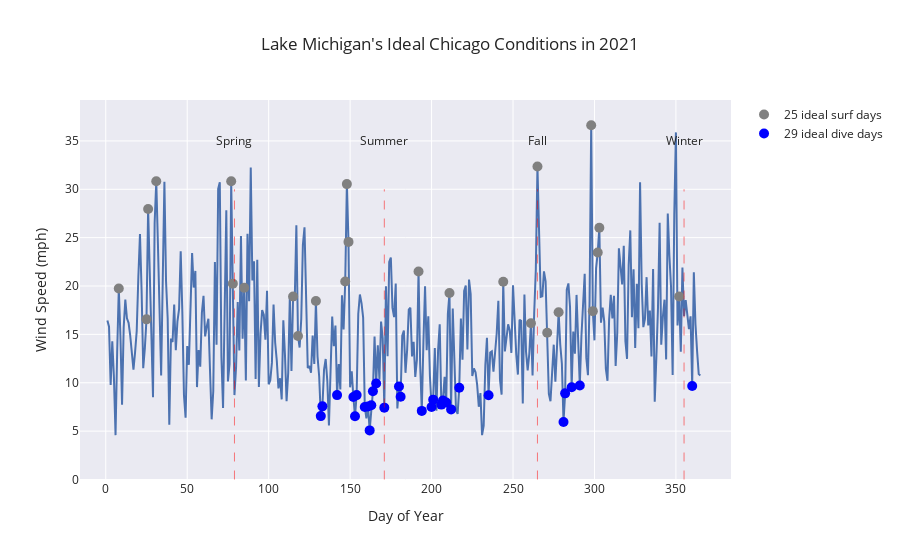

Notebook code for this chart:
### Markdown cell above
## Daily Alert

### Code cell
wind = wind.sort_values(by='DOY',ascending=True)

# surf
mask1 = (wind['WS'] > 14)
mask2 = ((wind['WD'] > 5) & (wind['WD'] < 75))
ideal_surf_count = len(wind[mask1 & mask2]['DOY'])

# dive
mask3 = (wind['WS'] <= 10)
mask4 = ((wind['WD'] > 135) | (wind['WD'] < 45))
mask5 = (wind['DOY']>120)
ideal_dive_count = len(wind[mask3 & mask4 & mask5]['DOY'])

fig = px.line(wind, x='DOY',y='WS', template="seaborn", title=f"Lake Michigan's Ideal Chicago Conditions in {year}")
                   
# add ideal day indicators
fig.add_scatter(x=wind[mask1 & mask2]['DOY'], y=wind[mask1 & mask2]['WS'], mode='markers', marker=dict(color='gray', size=10), name=f"{ideal_surf_count} ideal surf days")
fig.add_scatter(x=wind[mask3 & mask4 & mask5]['DOY'], y=wind[mask3 & mask4 & mask5]['WS'], mode='markers', marker=dict(color='blue', size=10), name=f"{ideal_dive_count} ideal dive days")

# make seasonal divisions
season_cutoffs = {
    'Winter': [355, 78],  # Example: Winter from DOY 1 to 80
    'Spring': [79, 170],  # Example: Spring from DOY 81 to 170
    'Summer': [171, 264],  # Example: Summer from DOY 171 to 260
    'Fall': [265, 354]  # Example: Fall from DOY 261 to 365
}

for season, cutoffs in season_cutoffs.items():
    fig.add_annotation(x=cutoffs[0], y=35, text=season, showarrow=False)
    fig.add_shape(type="line", x0=cutoffs[0], y0=0, x1=cutoffs[0], y1=30, line=dict(color="red", width=1, dash="dash"))

# Updating x and y axis labels
fig.update_xaxes(title_text='Day of Year')
fig.update_yaxes(title_text='Wind Speed (mph)')

fig.show()

### Figure 1 — Plotly figure (JSON) as saved in the notebook; plotly's stock layout.template omitted (floating-point values rounded to 4 significant figures; data arrays with more than 128 entries replaced by an {"elided": "..."} marker saying what was removed)
{"data": [{"hovertemplate": "DOY=%{x}<br>WS=%{y}<extra></extra>", "legendgroup": "", "line": {"color": "rgb(76,114,176)", "dash": "solid"}, "marker": {"symbol": "circle"}, "mode": "lines", "name": "", "orientation": "v", "showlegend": false, "type": "scatter", "x": {"elided": "365 int values"}, "xaxis": "x", "y": {"elided": "365 float values"}, "yaxis": "y"}, {"marker": {"color": "gray", "size": 10}, "mode": "markers", "name": "25 ideal surf days", "type": "scatter", "x": [8, 25, 26, 31, 77, 78, 85, 115, 118, 129, 147, 148, 149, 192, 211, 244, 261, 265, 271, 278, 298, 299, 302, 303, 352], "y": [19.75, 16.55, 27.96, 30.83, 30.83, 20.24, 19.82, 18.92, 14.83, 18.45, 20.47, 30.53, 24.56, 21.5, 19.28, 20.45, 16.15, 32.35, 15.17, 17.29, 36.62, 17.4, 23.47, 26.02, 18.92]}, {"marker": {"color": "blue", "size": 10}, "mode": "markers", "name": "29 ideal dive days", "type": "scatter", "x": [132, 133, 142, 152, 153, 154, 159, 161, 162, 163, 164, 166, 171, 180, 181, 194, 200, 201, 206, 207, 209, 212, 217, 235, 281, 282, 286, 291, 360], "y": [6.554, 7.561, 8.724, 8.523, 6.532, 8.724, 7.494, 7.538, 5.078, 7.673, 9.127, 9.932, 7.427, 9.619, 8.545, 7.091, 7.494, 8.254, 7.74, 8.165, 7.964, 7.248, 9.485, 8.702, 5.95, 8.903, 9.529, 9.708, 9.664]}], "layout": {"annotations": [{"showarrow": false, "text": "Winter", "x": 355, "y": 35}, {"showarrow": false, "text": "Spring", "x": 79, "y": 35}, {"showarrow": false, "text": "Summer", "x": 171, "y": 35}, {"showarrow": false, "text": "Fall", "x": 265, "y": 35}], "legend": {"tracegroupgap": 0}, "shapes": [{"line": {"color": "red", "dash": "dash", "width": 1}, "type": "line", "x0": 355, "x1": 355, "y0": 0, "y1": 30}, {"line": {"color": "red", "dash": "dash", "width": 1}, "type": "line", "x0": 79, "x1": 79, "y0": 0, "y1": 30}, {"line": {"color": "red", "dash": "dash", "width": 1}, "type": "line", "x0": 171, "x1": 171, "y0": 0, "y1": 30}, {"line": {"color": "red", "dash": "dash", "width": 1}, "type": "line", "x0": 265, "x1": 265, "y0": 0, "y1": 30}], "title": {"text": "Lake Michigan's Ideal Chicago Conditions in 2021"}, "xaxis": {"anchor": "y", "domain": [0, 1], "title": {"text": "Day of Year"}}, "yaxis": {"anchor": "x", "domain": [0, 1], "title": {"text": "Wind Speed (mph)"}}}}
